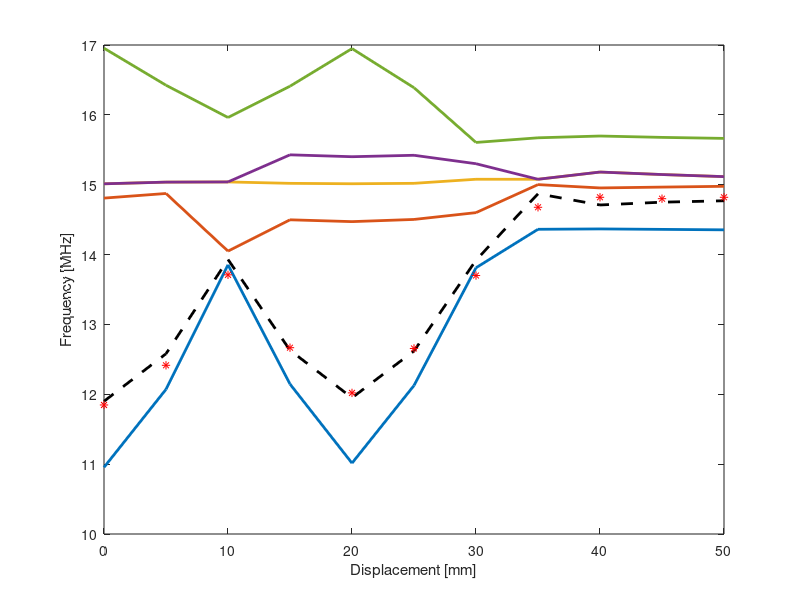

Write MATLAB code to recreate this figure. (Note: this script raises an error after producing the figure.)
clear;
close all;

% set displacement
displacement = 0:5:50;

% components of the source resonator
L_s = 520e-09;
Rs_s = 0.3;
C_s = 216.5e-12;

% components of the neutral resonators
L_n = 520e-09;
Rs_n = 0.3;
C_n = 216.5e-12;

% components of the load resonator
L_l = 520e-09;
Rs_l = 0.3;
C_l = 216.5e-12;
R = 2000;

% calculate resonant frequency and loss rate for efficiency
omega0 = 1/sqrt(L_l*C_l);
gamma_l = 1/(2*R*C_l);

Q_s = omega0*L_s/Rs_s;
Rp_s = Rs_s*(Q_s^2+1);
gamma_s0 = 1/(2*Rp_s*C_s); 

Q_n = omega0*L_n/Rs_n;
Rp_n = Rs_n*(Q_n^2+1);
gamma_n0 = 1/(2*Rp_n*C_n); 
 
Q_l = omega0*L_l/Rs_l;
Rp_l = Rs_l*(Q_l^2+1);
gamma_l0 = 1/(2*Rp_l*C_l);

gamma_lp = gamma_l0+gamma_l;

% set coupling coefficients between neutral resonator and load resonator
CsList = [168.5 178.5 177.5 180.5 168.5 181.5 190.5 216.5 216.5 216.5 216.5 ];

mu1List = [-0.0200971772 -0.0152460508 -0.011129791 -0.0075923041 -0.00494105402 -0.00354020904 -0.00262798069 -0.00202020628 -0.0015885704 -0.00121875547 -0.000975370585 ];
mu2List = [0.2458691880 0.1805948490 0.064527268 -0.00550013859 -0.0200971772 -0.0152460508 -0.011129791 -0.0075923041 -0.0049410540 -0.00354020904 -0.00262798069 ];
mu3List = [-0.0190971772 -0.0055001386 0.0645272680 0.1805948490 0.2458691880 0.1805948490 0.0665272680  -0.0055001386 -0.0200971772 -0.0152460508 -0.0111297910 ];

CsList = CsList.*1e-12;

% set coupling coefficients between neutral resonators
c12 = -0.0610415161;
c23 = -0.0610415161;
c31 = -0.0059353675;

%% set kappa and mu using the flip
mu1 = zeros(1,length(mu1List));
mu2 = zeros(1,length(mu1List));
mu3 = zeros(1,length(mu1List));
kappa12 = zeros(1,length(mu1List));
kappa23 = zeros(1,length(mu1List));
kappa31 = zeros(1,length(mu1List));

for muIdx = 1:length(mu1List)
    u1 = mu1List(muIdx);
    u2 = mu2List(muIdx);
    u3 = mu3List(muIdx);
    
    c12 = -0.0610415161;
    c23 = -0.0610415161;
    c31 = -0.0059353675;
    
    
    if u1 < 0
        u1 = -u1;
        c12 = -c12;
        c31 = -c31;
    end
    if u2 < 0
        u2 = -u2;
        c12 = -c12;
        c23 = -c23;
    end
    if u3 < 0
        u3 = -u3;
        c31 = -c31;
        c23 = -c23;
    end

    mu1(muIdx) = (omega0*u1)/(2*(1-u1^2));
    mu2(muIdx) = (omega0*u2)/(2*(1-u2^2));
    mu3(muIdx) = (omega0*u3)/(2*(1-u3^2));
    
    kappa12(muIdx) = (omega0*c12)/(2*(1-c12^2));
    kappa23(muIdx) = (omega0*c23)/(2*(1-c23^2));
    kappa31(muIdx) = (omega0*c31)/(2*(1-c31^2));
end


%% determine PT-symmetric region and PT-asymmetric region according to displacement
domega = zeros(4, 1);
omegadelta = zeros(4,length(mu1List));
ngsat = zeros(4, length(mu1List));
gsat = zeros(4, length(mu1List));
PTsymmetricIdx = [];
asymmIdx = [];
flag = 0;
for muIdx = 1:length(mu1List)
    kappa = zeros(3,1);
    mu = zeros(3,1);

    kappa(1) = kappa23(muIdx)./omega0;
    kappa(2) = kappa31(muIdx)./omega0;
    kappa(3) = kappa12(muIdx)./omega0;
    
    mu(1) = mu1(muIdx)./omega0;
    mu(2) = mu2(muIdx)./omega0;
    mu(3) = mu3(muIdx)./omega0;
    
    ngamma_lp = gamma_lp/omega0;
    resonantShift = 1;

    % imaginary part of determinant of H
    poly = [1, ...
            (-sum(mu)), ...
            -(sum(kappa.^2)+sum(mu.^2)) + resonantShift * sum(prod(mu)./mu),...
            -2*sum(prod(mu)./mu.*kappa) - 2*prod(kappa) + ...
            (sum(mu)*sum(mu.^2) -sum(mu.^3) + sum(mu.*kappa.^2) - prod(mu)),...
            -2*sum(prod(mu.*kappa)./mu./kappa) + sum(mu.^2.*kappa.^2) + ...
            (-prod(mu)*sum(mu) + 2*prod(mu)*sum(kappa))];
    
    % domega = omega0 - omega       
    domega = sort(roots(poly),'descend');
    omegadelta(:,muIdx) = domega;
    
    % real part of determinant of H
    numerator = domega.^5 +...
              resonantShift * (-sum(mu) .* domega.^4) +  ...
              (-2*sum(mu.^2)-sum(kappa.^2)) .* domega.^3 + ...
              resonantShift * sum((prod(mu)./mu)) * domega.^3 +...
              (-2*prod(kappa) - 4*sum(prod(mu)./mu.*kappa)) .* domega.^2 + ...
              resonantShift * (-prod(mu) + sum(mu.*kappa.^2) + ...
              2*sum(prod(mu)./mu.*(sum(mu)-mu))) * domega.^2 + ...
              (2.*sum(mu.^2.*kappa.^2) - 4.*sum(prod(mu).*prod(kappa)./(mu.*kappa))).* domega + ...
              resonantShift * (prod(mu)*(-2*sum(mu)+4*sum(kappa)) * domega);
    
    denominator = -ngamma_lp*domega.^3 +...
                  resonantShift * ngamma_lp * sum(mu) * domega.^2 + ...
                  ngamma_lp*sum(kappa.^2)*domega +...
                  resonantShift * ngamma_lp * sum(-prod(mu)./mu) * domega +...
                  ngamma_lp*2*prod(kappa) +...
                  resonantShift * ngamma_lp * (sum(-mu.*kappa.^2) + prod(mu));
                      
    % normalized gsat according to branch
    ngsat(:,muIdx) = numerator./denominator/ngamma_lp;

    if min(ngsat(:,muIdx))>= 1
        PTsymmetricIdx = [PTsymmetricIdx, muIdx];
        flag = 1;
    elseif flag == 0
        PTsymmetricIdx = [PTsymmetricIdx, muIdx];
    elseif flag == 1
        asymmIdx = [asymmIdx, muIdx];
    end
end

% simulaiton result
ADS_freq = [11.9 12.58 13.93 12.63 11.95 12.62 13.92 14.87 14.71 14.75 14.77];

ADSa1_mag = [1.717 1.682 1.594 1.684 1.703 1.683 1.602 1.765 1.697 1.772 1.775];
ADSa2_mag = [0.561 0.703 1.812 0.019 0.016 0.026 0.6 0.447 0.912 0.726 0.548];
ADSa3_mag = [2.926 3.001 3.484 0.622 0.586 0.713 2.003 0.082 0.557 0.353 0.238];
ADSa4_mag = [0.561 0.604 0.206 2.949 2.937 2.933 3.394 0.646 0.666 0.627 0.484];
ADSa5_mag = [1.768 1.694 1.598 1.686 1.73 1.694 1.596 0.1 0.33 0.227 0.136];

ADSVec = [ADSa2_mag./ADSa1_mag; ADSa3_mag./ADSa1_mag;...
ADSa4_mag./ADSa1_mag;ADSa5_mag./ADSa1_mag];

% PT-symmetric region
eigenRealFreqList = zeros(length(mu1List),5);
eigenImagFreqList = zeros(length(mu1List),5);
eigenVecList = zeros(length(mu1List),5,5);
optVecList = zeros(length(mu1List),4);
branchList = zeros(length(mu1List),1);

for muIdx = 1:length(mu1List)
    
    L = [[1i*omega0+gamma_lp,   -1i*mu1(muIdx),                           -1i*mu2(muIdx),                           -1i*mu3(muIdx),                                 0];... 
        [-1i*mu1(muIdx),         1i*(omega0-resonantShift*mu1(muIdx)),    -1i*kappa12(muIdx),                       -1i*kappa31(muIdx),                       -1i*mu1(muIdx)];...
        [-1i*mu2(muIdx),        -1i*kappa12(muIdx),                        1i*(omega0-resonantShift*mu2(muIdx)),    -1i*kappa23(muIdx),                       -1i*mu2(muIdx)];...
        [-1i*mu3(muIdx),        -1i*kappa31(muIdx),                       -1i*kappa23(muIdx),                        1i*(omega0-resonantShift*mu3(muIdx)),    -1i*mu3(muIdx)];...
        [0,                     -1i*mu1(muIdx),                           -1i*mu2(muIdx),                           -1i*mu3(muIdx),                            1i*omega0-gamma_lp]];
    
    H = L/(1i);
    [Evector, Evalue] = eig(H,'vector');
    omegaE = Evalue;
    Evalue = Evalue/(2*pi);
    [RealEvalueSorted,sortIdx] = sort(real(Evalue));
    eigenRealFreqList(muIdx,:) = RealEvalueSorted;
    eigenImagFreqList(muIdx,:) = imag(Evalue(sortIdx));
    eigenVecList(muIdx,:,1) = Evector(:,sortIdx(1));
    eigenVecList(muIdx,:,2) = Evector(:,sortIdx(2));
    eigenVecList(muIdx,:,3) = Evector(:,sortIdx(3));
    eigenVecList(muIdx,:,4) = Evector(:,sortIdx(4));
    eigenVecList(muIdx,:,5) = Evector(:,sortIdx(5));
    
    calB1 = eigenVecList(muIdx,2:5,1)/eigenVecList(muIdx,1,1);
    calB2 = eigenVecList(muIdx,2:5,2)/eigenVecList(muIdx,1,2);
    calB3 = eigenVecList(muIdx,2:5,3)/eigenVecList(muIdx,1,3);
    calB4 = eigenVecList(muIdx,2:5,4)/eigenVecList(muIdx,1,4);
    calB5 = eigenVecList(muIdx,2:5,5)/eigenVecList(muIdx,1,5);
    
    tempADS = ADSVec(:,muIdx);
    adsBs = transpose(repmat(tempADS,1,5));
    calBs = [calB1; calB2; calB3; calB4; calB5];
    cost = sum(abs(adsBs-abs(calBs)),2);
    [~,branchIdx] = min(cost);
    branchList(muIdx) = branchIdx;
    optVecList(muIdx,:) = calBs(branchIdx,:);

end

% PT-asymmetric region
brokenBranchList = zeros(length(mu1List),4);
brokenFreqList = zeros(length(mu1List),4);
for muIdx = 1:length(mu1List)
   
    brokenFreqList(muIdx,:) = transpose(sort(1./2./pi*omega0.*(1+omegadelta(:,muIdx))));
    
    [~,lowestgsatIdx] = min(ngsat(:,muIdx));
    tempFreq = brokenFreqList(muIdx,lowestgsatIdx);
    tempOmega = 2*pi*tempFreq;

        A = [[1i*(omega0-tempOmega-mu1(muIdx)),      -1i*kappa12(muIdx),                       -1i*kappa31(muIdx),                       -1i*mu1(muIdx)];...
            [-1i*kappa12(muIdx) ,                      1i*(omega0-tempOmega-mu2(muIdx)),       -1i*kappa23(muIdx),                       -1i*mu2(muIdx)];...
            [-1i*kappa31(muIdx),                      -1i*kappa23(muIdx),                        1i*(omega0-tempOmega-mu3(muIdx)),       -1i*mu3(muIdx)];...
            [-1i*mu1(muIdx),                         -1i*mu2(muIdx),                          -1i*mu3(muIdx),                           1i*(omega0-tempOmega)-gamma_lp]];
        b = [1i*mu1(muIdx);                           1i*mu2(muIdx);                           1i*mu3(muIdx);                           0];
        a = A\b;
        brokenBranchList(muIdx,:) = a;
end

% select EigenFrequency and EigenVector for PT-symmetric and PT-asymmetric region
Result = zeros(length(mu1List),4);
Imag_part = zeros(length(mu1List),5);
FreqList = zeros(length(mu1List),5);

Result(PTsymmetricIdx,:) = abs(optVecList(PTsymmetricIdx,:));
Result(asymmIdx,:) = abs(brokenBranchList(asymmIdx,:));
FreqList(PTsymmetricIdx,:) = eigenRealFreqList(PTsymmetricIdx,:);
FreqList(asymmIdx,1) = brokenFreqList(asymmIdx,1);
FreqList(asymmIdx,2) = brokenFreqList(asymmIdx,2);
FreqList(asymmIdx,3) = brokenFreqList(asymmIdx,3);
FreqList(asymmIdx,4) = brokenFreqList(asymmIdx,3);
FreqList(asymmIdx,5) = brokenFreqList(asymmIdx,4);
Imag_part(PTsymmetricIdx,:) = eigenImagFreqList(PTsymmetricIdx,:);
Imag_part(muIdx,1:4) = imag(brokenFreqList(muIdx,:));

% measurement result
cList_meas = [176.5 172.5 159.5 163.5 161.5 162.5 185 202.5 198.5 198.5 198.5 ];

freq_meas = [11.847 12.415 13.71 12.667 12.02 12.656 13.7 14.677 14.82 14.8 14.82 ];

V1_meas = [4.52 4.52 4.36 4.56 4.6 4.52 4.4 4.6 4.64 4.6 4.6 ];
V2_meas = [1.44 1.76 3.6 0.4 0.4 0.32 0.64 1.52 2.32 2.4 2.56 ];
V3_meas = [7.68 8.08 8.32 2.08 1.6 2.08 3.92 1.28 1.44 1.52 1.52 ];
V4_meas = [1.6 2 2.16 8.72 8.24 8.72 8.96 0.88 1.92 1.92 1.92 ];
V5_meas = [4.48 4.52 4.3 4.52 4.56 4.48 4.36 0.36 0.56 0.48 0.4 ];

cList_meas = cList_meas.*1e-12;

a2_meas = V2_meas./V1_meas;
a3_meas = V3_meas./V1_meas;
a4_meas = V4_meas./V1_meas;
a5_meas = V5_meas./V1_meas;

% calculation efficiency
efficiency_sim = zeros(length(displacement),1);
efficiency_meas = zeros(length(displacement),1);

for muIdx = 1 : length(displacement)
    efficiency_sim(muIdx,1) = (gamma_l*C_l*ADSa5_mag(1,muIdx)^2)/((CsList(muIdx)*gamma_s0*ADSa1_mag(1,muIdx)^2)+(C_s*gamma_n0*ADSa2_mag(1,muIdx)^2)+(C_s*gamma_n0*ADSa3_mag(1,muIdx)^2)+(C_s*gamma_n0*ADSa4_mag(1,muIdx)^2)+(C_s*gamma_lp*ADSa5_mag(1,muIdx)^2));
    efficiency_meas(muIdx,1) = (C_l*gamma_l*V5_meas(1,muIdx)^2)/((cList_meas(muIdx)*gamma_s0*V1_meas(1,muIdx)^2)+(C_s*gamma_n0*V2_meas(1,muIdx)^2)+(C_s*gamma_n0*V3_meas(1,muIdx)^2)+(C_s*gamma_n0*V4_meas(1,muIdx)^2)+(C_s*gamma_lp*V5_meas(1,muIdx)^2));
end

% plot parameter
width = 3.0;
height = 4.0;
lw = 2;
alw = 0.75;
fsz = 10;

% real eigenvalue plot
figure(1);
pos = get(gcf, 'Position');
plot(displacement,FreqList/1e6,'Linewidth',lw); hold on;
plot(displacement,ADS_freq,'--','Color','black','Linewidth',lw); hold on;
plot(displacement,freq_meas,'*','Color','r'); hold on;
xlabel('Displacement [mm]');
ylabel('Frequency [MHz]');
set(gcf, 'Position', [pos(1)-200*width pos(2) width*100, height*100]);
set(gca, 'FontSize', fsz, 'LineWidth', alw);
ax = gca;
ax.FontSize = 11;
xlim([0 displacement(end)]);
ylim([10 22]);
legend('Cal 1.','Cal 2.','Cal 3.','Cal 4.','Cal 5.','Sim.','Mea.');

% imaginary eigenvalue plot
figure(2);
pos = get(gcf, 'Position');
plot(displacement,(Imag_part)/1e6,'Linewidth',lw);
xlabel('Displacement [mm]');
ylabel('Frequency [MHz]');
set(gcf, 'Position', [pos(1)-100*width pos(2) width*100, height*100]);
set(gca, 'FontSize', fsz, 'LineWidth', alw);
legend({'Cal 1.','Cal 2.','Cal 3.','Cal 4.','Cal 5.'},'Location','northwest');
xlim([0 displacement(end)]);
ylim([-0.5 0.5]);

% efficiency plot
figure(3);
pos = get(gcf, 'Position');
plot(displacement,efficiency_sim,'Linewidth',lw,'Color','black'); hold on;
plot(displacement,efficiency_meas,'Linewidth',lw,'Color','red'); hold on;
xlabel('Displacement [mm]');
ylabel('Efficiency');
ax = gca;
ax.FontSize = 11;
set(gcf, 'Position', [pos(1)-100*width pos(2) width*100, height*100]);
legend('Sim.','Mea.');
xlim([0 displacement(end)]);
ylim([0 1]);

% branch gsat plot
ref = ones(1,length(mu1List));
figure(4);
pos = get(gcf, 'Position');
semilogy(displacement,ngsat(1,:),'Linewidth',lw,'Color',[0 0.4470 0.7410]); hold on;
semilogy(displacement,ngsat(2,:),'Linewidth',lw,'Color',[0 0.4470 0.7410]); hold on;
semilogy(displacement,ngsat(3,:),'Linewidth',lw,'Color',[0 0.4470 0.7410]); hold on;
semilogy(displacement,ngsat(4,:),'Linewidth',lw,'Color',[0 0.4470 0.7410]); hold on;
plot(displacement,ref,'Linewidth',lw,'Color',[0 0.4470 0.7410]);
xlabel('Displacement [mm]');
ylabel('g_s/\gamma^{\prime}_l');
text(17,0.6,'g_s/\gamma^{\prime}_l=1');
set(gcf, 'Position', [pos(1)-100*width pos(2) width*100, height*100]);
xlim([15 displacement(end)]);
ax = gca;
ax.FontSize = 12;


width = 12.0;
height = 4.0;
lw = 2;
alw = 0.75;
fsz = 10;

% eigenstate plot
figure(5);
set(gcf, 'Position', [pos(1) pos(2) width*100, height*100]);
subplot(1,4,1);
pos = get(gcf, 'Position');
plot(displacement, Result(:,1),'Linewidth',lw); hold on;
plot(displacement,ADSVec(1,:),'--','Linewidth',lw,'Color','black'); hold on;
plot(displacement,a2_meas,'*','Color','red');
xlabel('Displacement [mm]');
ylabel('V_1/V_s');
set(gca, 'FontSize', fsz, 'LineWidth', alw);
legend('Cal.','Sim.','Mea.');
ax = gca;
ax.FontSize = 11;
xlim([0 displacement(end)]);
ylim([0 3]);

subplot(1,4,2);
pos = get(gcf, 'Position');
plot(displacement, Result(:,2),'Linewidth',lw); hold on;
plot(displacement,ADSVec(2,:),'--','Linewidth',lw,'Color','black'); hold on;
plot(displacement,a3_meas,'*','Color','red');
xlabel('Displacement [mm]');
ylabel('V_2/V_s');
set(gcf, 'Position', [pos(1) pos(2) width*100, height*100]);
set(gca, 'FontSize', fsz, 'LineWidth', alw);
legend('Cal.','Sim.','Mea.');
ax = gca;
ax.FontSize = 11;
xlim([0 displacement(end)]);
ylim([0 3]);

subplot(1,4,3);
pos = get(gcf, 'Position');
plot(displacement, Result(:,3),'Linewidth',lw); hold on;
plot(displacement,ADSVec(3,:),'--','Linewidth',lw,'Color','black'); hold on;
plot(displacement,a4_meas,'*','Color','red');
xlabel('Displacement [mm]');
ylabel('V_3/V_s');
set(gcf, 'Position', [pos(1) pos(2) width*100, height*100]);
set(gca, 'FontSize', fsz, 'LineWidth', alw);
legend('Cal.','Sim.','Mea.');
ax = gca;
ax.FontSize = 11;
xlim([0 displacement(end)]);
ylim([0 3]);


subplot(1,4,4);
pos = get(gcf, 'Position');
plot(displacement, Result(:,4),'Linewidth',lw); hold on;
plot(displacement,ADSVec(4,:),'--','Linewidth',lw,'Color','black'); hold on;
plot(displacement,a5_meas,'*','Color','red');xlabel('Displacement [mm]');
ylabel('V_l/V_s');
set(gcf, 'Position', [pos(1) pos(2) width*100, height*100]);
set(gca, 'FontSize', fsz, 'LineWidth', alw);
legend('Cal.','Sim.','Mea.');
ax = gca;
ax.FontSize = 11;
xlim([0 displacement(end)]);
ylim([0 3]);



